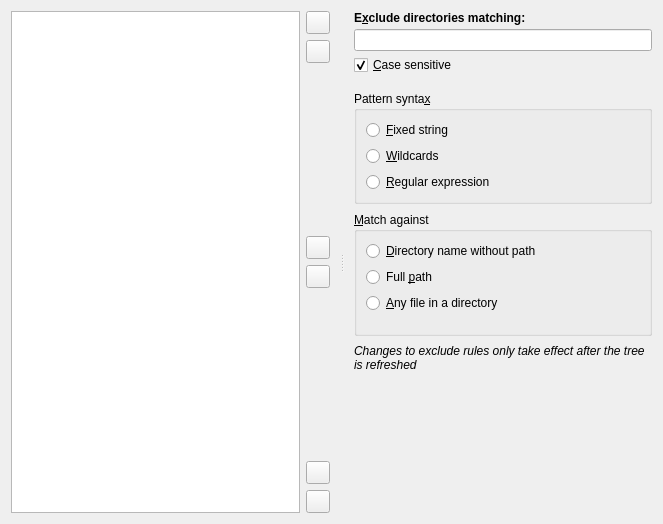
<?xml version="1.0" encoding="UTF-8"?>
<ui version="4.0">
 <class>ExcludeRulesConfigPage</class>
 <widget class="QWidget" name="ExcludeRulesConfigPage">
  <property name="geometry">
   <rect>
    <x>0</x>
    <y>0</y>
    <width>663</width>
    <height>524</height>
   </rect>
  </property>
  <layout class="QHBoxLayout" name="horizontalLayout_2">
   <item>
    <widget class="QSplitter" name="splitter">
     <property name="orientation">
      <enum>Qt::Horizontal</enum>
     </property>
     <property name="handleWidth">
      <number>24</number>
     </property>
     <property name="childrenCollapsible">
      <bool>false</bool>
     </property>
     <widget class="QWidget" name="leftColumnWidget">
      <layout class="QHBoxLayout" name="horizontalLayout">
       <item>
        <widget class="QListWidget" name="listWidget">
         <property name="minimumSize">
          <size>
           <width>180</width>
           <height>200</height>
          </size>
         </property>
        </widget>
       </item>
       <item>
        <layout class="QVBoxLayout" name="toolButtonLayout">
         <item>
          <widget class="QToolButton" name="moveToTopButton">
           <property name="toolTip">
            <string>Move the current exclude rule to the top of the list.</string>
           </property>
           <property name="icon">
            <iconset resource="icons.qrc">
             <normaloff>:/icons/move-top.png</normaloff>:/icons/move-top.png</iconset>
           </property>
          </widget>
         </item>
         <item>
          <widget class="QToolButton" name="moveUpButton">
           <property name="toolTip">
            <string>Move the current exclude rule one position up in the list.</string>
           </property>
           <property name="icon">
            <iconset resource="icons.qrc">
             <normaloff>:/icons/move-up.png</normaloff>:/icons/move-up.png</iconset>
           </property>
          </widget>
         </item>
         <item>
          <spacer name="toolButtonUpperSpacer">
           <property name="orientation">
            <enum>Qt::Vertical</enum>
           </property>
           <property name="sizeHint" stdset="0">
            <size>
             <width>0</width>
             <height>0</height>
            </size>
           </property>
          </spacer>
         </item>
         <item>
          <widget class="QToolButton" name="addButton">
           <property name="toolTip">
            <string>Create a new exclude rule.
You can create as many as you like.</string>
           </property>
           <property name="icon">
            <iconset resource="icons.qrc">
             <normaloff>:/icons/add.png</normaloff>:/icons/add.png</iconset>
           </property>
          </widget>
         </item>
         <item>
          <widget class="QToolButton" name="removeButton">
           <property name="toolTip">
            <string>Remove the current exclude rule.</string>
           </property>
           <property name="icon">
            <iconset resource="icons.qrc">
             <normaloff>:/icons/remove.png</normaloff>:/icons/remove.png</iconset>
           </property>
          </widget>
         </item>
         <item>
          <spacer name="toolButtonLowerSpacer">
           <property name="orientation">
            <enum>Qt::Vertical</enum>
           </property>
           <property name="sizeHint" stdset="0">
            <size>
             <width>0</width>
             <height>0</height>
            </size>
           </property>
          </spacer>
         </item>
         <item>
          <widget class="QToolButton" name="moveDownButton">
           <property name="toolTip">
            <string>Move the current exclude rule one position down in the list.</string>
           </property>
           <property name="icon">
            <iconset resource="icons.qrc">
             <normaloff>:/icons/move-down.png</normaloff>:/icons/move-down.png</iconset>
           </property>
          </widget>
         </item>
         <item>
          <widget class="QToolButton" name="moveToBottomButton">
           <property name="toolTip">
            <string>Move the current exclude rule to the bottom of the list.</string>
           </property>
           <property name="icon">
            <iconset resource="icons.qrc">
             <normaloff>:/icons/move-bottom.png</normaloff>:/icons/move-bottom.png</iconset>
           </property>
          </widget>
         </item>
        </layout>
       </item>
      </layout>
     </widget>
     <widget class="QWidget" name="rightColumnWidget">
      <layout class="QVBoxLayout" name="verticalLayout_5">
       <property name="spacing">
        <number>8</number>
       </property>
       <item>
        <layout class="QVBoxLayout" name="verticalLayout_4">
         <property name="spacing">
          <number>4</number>
         </property>
         <property name="bottomMargin">
          <number>8</number>
         </property>
         <item>
          <layout class="QVBoxLayout" name="verticalLayout_3">
           <property name="spacing">
            <number>4</number>
           </property>
           <item>
            <widget class="QLabel" name="patternCaption">
             <property name="font">
              <font>
               <weight>75</weight>
               <bold>true</bold>
              </font>
             </property>
             <property name="text">
              <string>E&amp;xclude directories matching:</string>
             </property>
             <property name="buddy">
              <cstring>patternLineEdit</cstring>
             </property>
            </widget>
           </item>
           <item>
            <widget class="QLineEdit" name="patternLineEdit"/>
           </item>
          </layout>
         </item>
         <item>
          <widget class="QCheckBox" name="caseSensitiveCheckBox">
           <property name="text">
            <string>&amp;Case sensitive</string>
           </property>
           <property name="checked">
            <bool>true</bool>
           </property>
          </widget>
         </item>
        </layout>
       </item>
       <item>
        <widget class="QGroupBox" name="syntaxRadioBox">
         <property name="title">
          <string>Pattern synta&amp;x</string>
         </property>
         <layout class="QVBoxLayout" name="verticalLayout">
          <item>
           <widget class="QRadioButton" name="fixedStringRadioButton">
            <property name="toolTip">
             <string>Matches the entire exact path or name.  No wildcards.</string>
            </property>
            <property name="text">
             <string>&amp;Fixed string</string>
            </property>
           </widget>
          </item>
          <item>
           <widget class="QRadioButton" name="wildcardsRadioButton">
            <property name="toolTip">
             <string>Simple wildcards *, ?, and [], matching the whole name or path.</string>
            </property>
            <property name="text">
             <string>&amp;Wildcards</string>
            </property>
           </widget>
          </item>
          <item>
           <widget class="QRadioButton" name="regexpRadioButton">
            <property name="toolTip">
             <string>Matches any portion of the name or path using a regular expression.</string>
            </property>
            <property name="text">
             <string>&amp;Regular expression</string>
            </property>
           </widget>
          </item>
         </layout>
        </widget>
       </item>
       <item>
        <widget class="QGroupBox" name="matchAgainstRadioBox">
         <property name="title">
          <string>&amp;Match against</string>
         </property>
         <layout class="QVBoxLayout" name="verticalLayout_2">
          <property name="bottomMargin">
           <number>20</number>
          </property>
          <item>
           <widget class="QRadioButton" name="dirNameWithoutPathRadioButton">
            <property name="toolTip">
             <string>&lt;html&gt;&lt;head/&gt;&lt;body&gt;&lt;p&gt;Matches on the name of a directory only, don't enter any slahes.&lt;/p&gt;&lt;/body&gt;&lt;/html&gt;</string>
            </property>
            <property name="text">
             <string>&amp;Directory name without path</string>
            </property>
           </widget>
          </item>
          <item>
           <widget class="QRadioButton" name="fullPathRadioButton">
            <property name="toolTip">
             <string>&lt;!DOCTYPE HTML PUBLIC &quot;-//W3C//DTD HTML 4.0//EN&quot; &quot;http://www.w3.org/TR/REC-html40/strict.dtd&quot;&gt;
&lt;html&gt;&lt;head&gt;&lt;meta name=&quot;qrichtext&quot; content=&quot;1&quot; /&gt;&lt;style type=&quot;text/css&quot;&gt;
p, li { white-space: pre-wrap; }
&lt;/style&gt;&lt;/head&gt;&lt;body style=&quot; font-family:'Sans'; font-size:10pt; font-weight:400; font-style:normal;&quot;&gt;
&lt;p style=&quot; margin-top:0px; margin-bottom:0px; margin-left:0px; margin-right:0px; -qt-block-indent:0; text-indent:0px;&quot;&gt;Matches on the full path, including an initial slash.&lt;/p&gt;&lt;/body&gt;&lt;/html&gt;</string>
            </property>
            <property name="text">
             <string>Full &amp;path</string>
            </property>
           </widget>
          </item>
          <item>
           <widget class="QRadioButton" name="checkAnyFileChildRadioButton">
            <property name="toolTip">
             <string>Matches a filename excluding the path, and&lt;br/&gt;excludes the directory containing that file.</string>
            </property>
            <property name="text">
             <string>&amp;Any file in a directory</string>
            </property>
           </widget>
          </item>
         </layout>
        </widget>
       </item>
       <item>
        <widget class="QLabel" name="label">
         <property name="font">
          <font>
           <italic>true</italic>
          </font>
         </property>
         <property name="text">
          <string>Changes to exclude rules only take effect after the tree is refreshed</string>
         </property>
         <property name="wordWrap">
          <bool>true</bool>
         </property>
        </widget>
       </item>
       <item>
        <spacer name="verticalSpacer_3">
         <property name="orientation">
          <enum>Qt::Vertical</enum>
         </property>
         <property name="sizeHint" stdset="0">
          <size>
           <width>13</width>
           <height>13</height>
          </size>
         </property>
        </spacer>
       </item>
      </layout>
     </widget>
    </widget>
   </item>
  </layout>
 </widget>
 <resources>
  <include location="icons.qrc"/>
 </resources>
 <connections/>
</ui>
